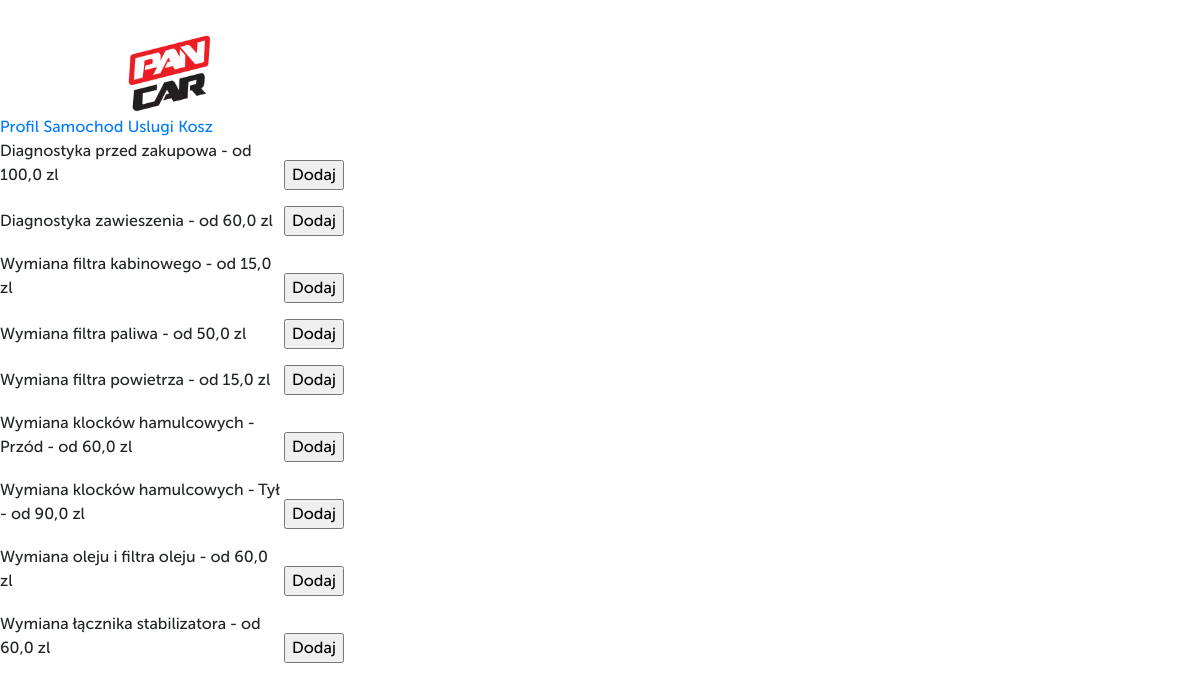
The app's page /processes/1 with its own data.
### pancar/models.py (models this page shows, shortened)
class Process(models.Model):
    name = models.CharField(max_length=64)
    price = models.DecimalField(max_digits=5, decimal_places=1, null=True)
    category = models.ManyToManyField('Category', related_name='processes')

### user_account/views.py (the view, shortened to what this page needs)
# urls.py: path('processes/<int:category_id>', ProcessesView.as_view(), name='processes'),
class ProcessesView(View):
    template_name = 'account/processes.html'
    success_url = 'basket'
    def get(self, request, category_id):
        category = Category.objects.get(id=category_id)
        processes = category.processes.all().order_by('name')
        context = {
            'processes': processes,
        }
        return render(request, self.template_name, context)

### user_account/templates/account/processes.html (shortened to what this page needs)
{% extends 'account/account.html' %}
{% block content %}<br>
    <div>
        {% for proc in processes %}
            <form method="post">
                <span style="width: 280px; display: inline-block;">{{ proc.name }} - od {{ proc.price }} zl</span>
                <input class="btn btn-success" type="submit" value="Dodaj" />
            </form>
        {% endfor %}
    </div>
{% endblock %}

### records on screen
Process: name "Diagnostyka przed zakupowa", price "100,0"
Process: name "Diagnostyka zawieszenia", price "60,0"
Process: name "Wymiana filtra kabinowego", price "15,0"
Process: name "Wymiana filtra paliwa", price "50,0"
Process: name "Wymiana filtra powietrza", price "15,0"
Process: name "Wymiana klocków hamulcowych - Przód", price "60,0"
Process: name "Wymiana klocków hamulcowych - Tył", price "90,0"
Process: name "Wymiana oleju i filtra oleju", price "60,0"
Process: name "Wymiana łącznika stabilizatora", price "60,0"
